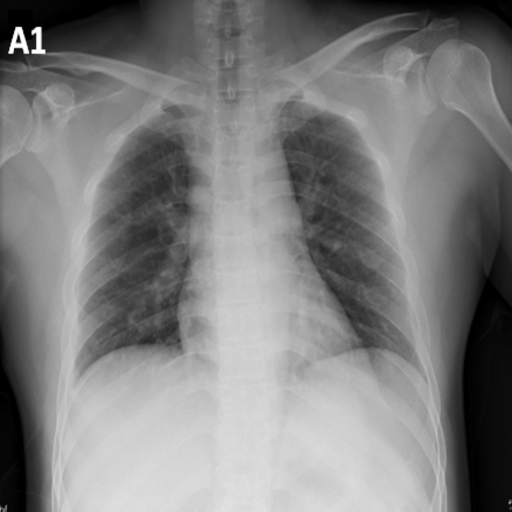
#> input picture assets/input_image_arnold.png, 512 x 512 px, found by its file name
$ python arnold_cat_map.py
#> lines starting #> are read from the running program, lines starting #| are printed output that depends on the picture
#!/usr/bin/env python
# coding: utf-8

# In[1]:


import cv2
import numpy as np
import matplotlib.pyplot as plt

# In[2]:


img = cv2.imread('assets/input_image_arnold.png', 0)  #read the image
#> img is the input picture: shape (512, 512); min 0, max 255, mean 126.1

# In[3]:


resized_img = cv2.resize(img, (256, 256))   #resize the image to 256x256

# In[4]:


plt.imshow(resized_img, cmap='gray', interpolation='bicubic')

# In[5]:


#show the pixel values of the resized image
resized_img

# In[6]:


# Show the maximum and minimum values of the greyscale image
max_value = np.max(resized_img)
#> max_value = 255
min_value = np.min(resized_img)
#> min_value = 0

print("Maximum Value:", max_value)
#| Maximum Value: 255
print("Minimum Value:", min_value)
#| Minimum Value: 0

# In[7]:


def arnold_scramble (img, iterations):
#> called with iterations = 100
    rows, cols = img.shape
#> rows = 256; cols = 256
    new_img = np.zeros_like(img)

    for ctr in range (0, iterations):
        for i in range (0, rows):
            for j in range (0, cols):

                new_i = (i + j) % rows
                new_j = (i + (2*j)) % cols
                new_img[new_i, new_j] = img[i, j]

        img = new_img.copy()
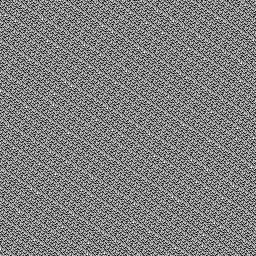
#> new_img: shape (256, 256); min 0, max 255, mean 126.2

        # [10 lines of commented-out code are left out]

    return new_img

# In[10]:


resized_img=arnold_scramble(resized_img, 100)

max_value = np.max(resized_img)
min_value = np.min(resized_img)

print("Maximum Value:", max_value)
#| Maximum Value: 255
print("Minimum Value:", min_value)
#| Minimum Value: 0

cv2.imwrite('generated_assets/arnold.png', resized_img)

# In[ ]:

$ run again, with assets/input_image.png copied over assets/input_image_arnold.png
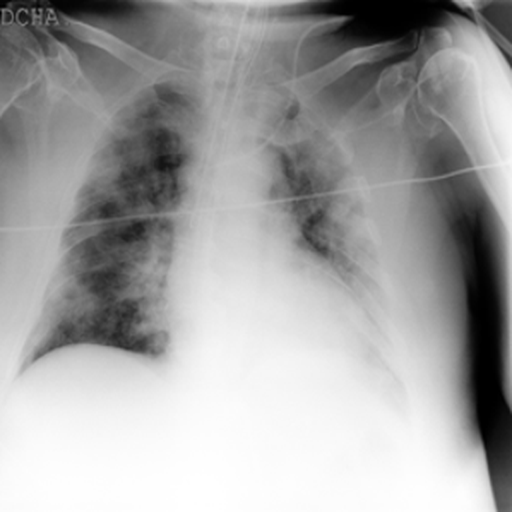
#> input picture assets/input_image.png, 512 x 512 px, found by its file name
#> img is the input picture: shape (512, 512); min 0, max 255, mean 163.7
#> max_value = 255
#> min_value = 0
#| Maximum Value: 255
#| Minimum Value: 0
#> after the loop in arnold_scramble, `for ctr in range (0, iterations):`:
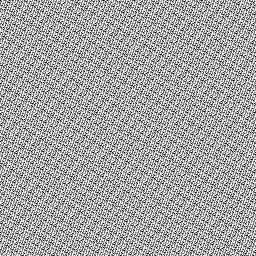
#> new_img: shape (256, 256); min 0, max 255, mean 163.9
#| Maximum Value: 255
#| Minimum Value: 0

$ run again, with assets/input_image_pca.png copied over assets/input_image_arnold.png
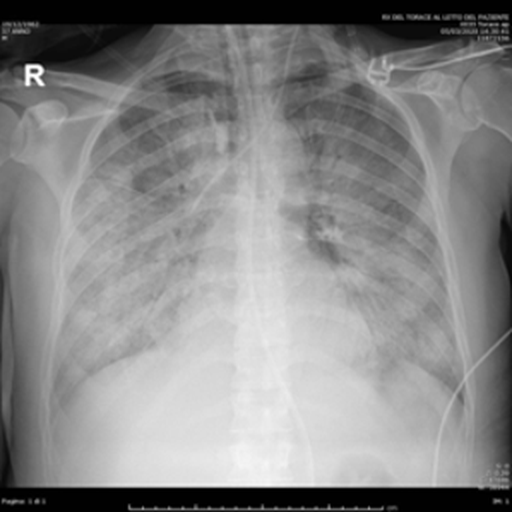
#> input picture assets/input_image_pca.png, 512 x 512 px, found by its file name
#> img is the input picture: shape (512, 512); min 0, max 255, mean 135.8
#> max_value = 253
#> min_value = 0
#| Maximum Value: 253
#| Minimum Value: 0
#> after the loop in arnold_scramble, `for ctr in range (0, iterations):`:
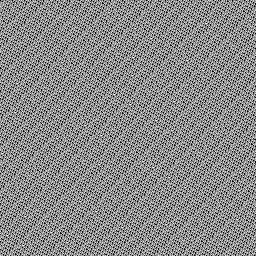
#> new_img: shape (256, 256); min 0, max 253, mean 135.9
#| Maximum Value: 253
#| Minimum Value: 0
